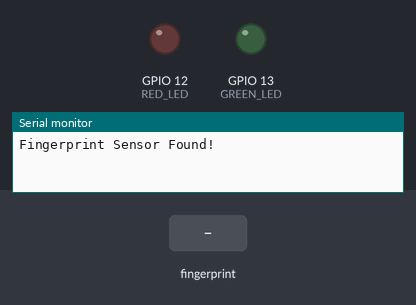
Bench run of a sketch on a simulated ESP32. Parts: output pins drawn as LEDs (lit = HIGH), the last lines printed to the serial monitor. Inputs (shaded band) come from the test bench.

Above: at 2.2 s.
2.3 s: finger stored as number 1 placed on the sensor
At 3.2 s:
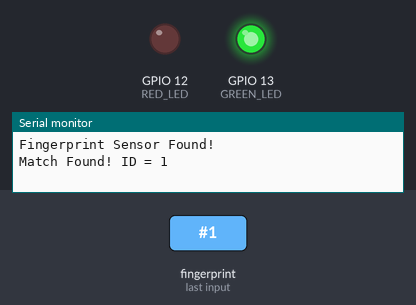
Timing chart, 0 to 6.1 s (numbered marks = the images above; inputs shaded):
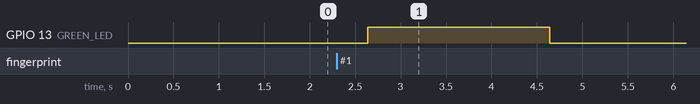

Measured:
- after the input at 2.3 s, GPIO 13 (GREEN_LED): LOW → HIGH after 0.34 s, → LOW 2.0 s later

The sketch:

fingerprint_interfacing.ino
```cpp
#include <Adafruit_Fingerprint.h>

HardwareSerial mySerial(2);   // UART2

Adafruit_Fingerprint finger = Adafruit_Fingerprint(&mySerial);

#define GREEN_LED 13
#define RED_LED   12

void setup()
{
  Serial.begin(115200);

  pinMode(GREEN_LED, OUTPUT);
  pinMode(RED_LED, OUTPUT);

  digitalWrite(GREEN_LED, LOW);
  digitalWrite(RED_LED, LOW);

  // RX = GPIO16, TX = GPIO17
  mySerial.begin(57600, SERIAL_8N1, 16, 17);

  finger.begin(57600);

  if (finger.verifyPassword())
  {
    Serial.println("Fingerprint Sensor Found!");
  }
  else
  {
    Serial.println("Fingerprint Sensor Not Found!");
    while (1);
  }
}

void loop()
{
  int id = getFingerprintID();

  if (id > 0)
  {
    Serial.print("Match Found! ID = ");
    Serial.println(id);

    digitalWrite(GREEN_LED, HIGH);
    delay(2000);
    digitalWrite(GREEN_LED, LOW);
  }

  delay(100);
}

int getFingerprintID()
{
  uint8_t p = finger.getImage();

  if (p != FINGERPRINT_OK)
    return -1;

  p = finger.image2Tz();

  if (p != FINGERPRINT_OK)
    return -1;

  p = finger.fingerFastSearch();

  if (p == FINGERPRINT_OK)
  {
    return finger.fingerID;
  }
  else
  {
    Serial.println("No Match Found");

    digitalWrite(RED_LED, HIGH);
    delay(2000);
    digitalWrite(RED_LED, LOW);

    return -1;
  }
}
```
